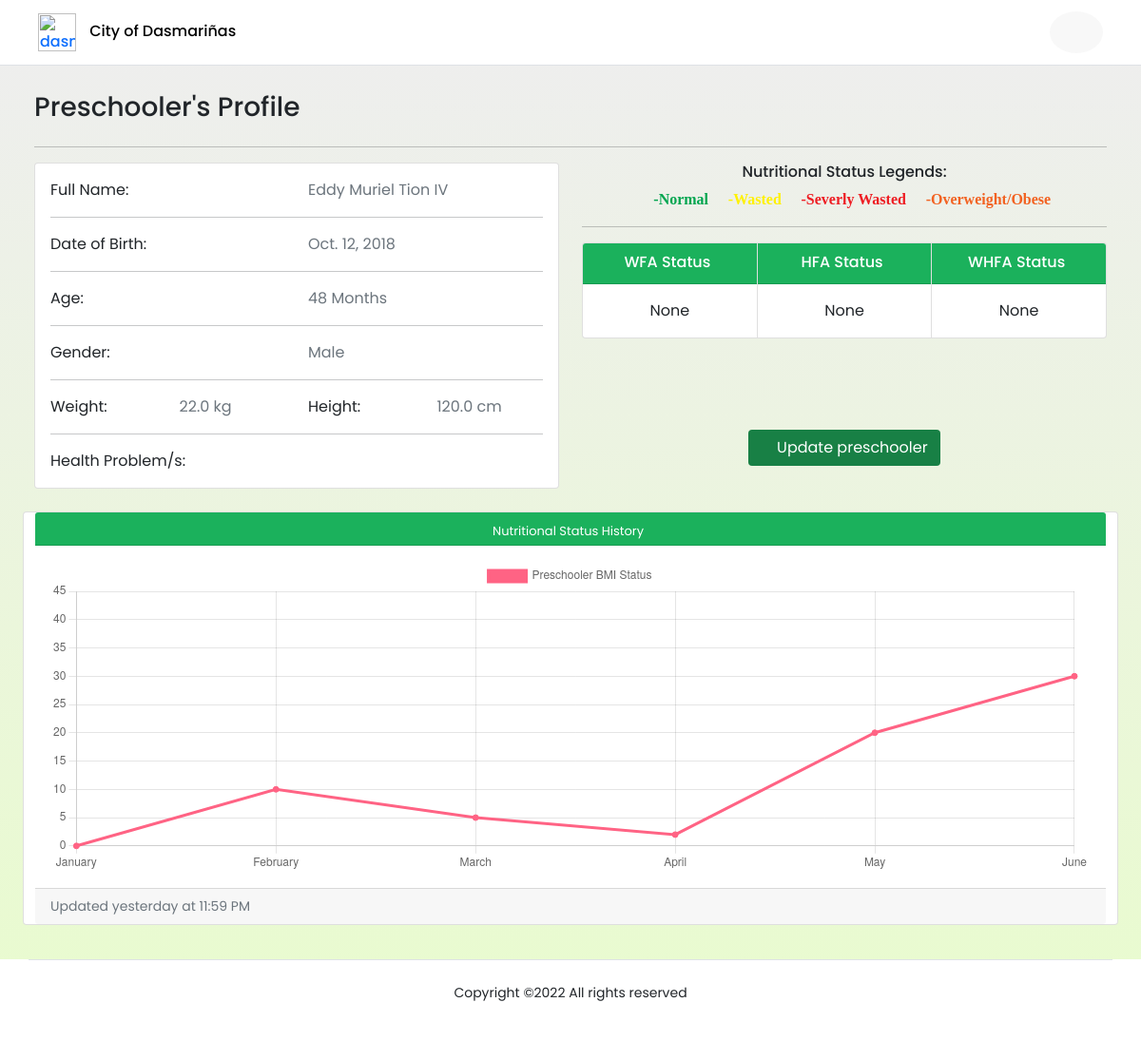
Before: /preschooler_profile/2/ with the older database file.
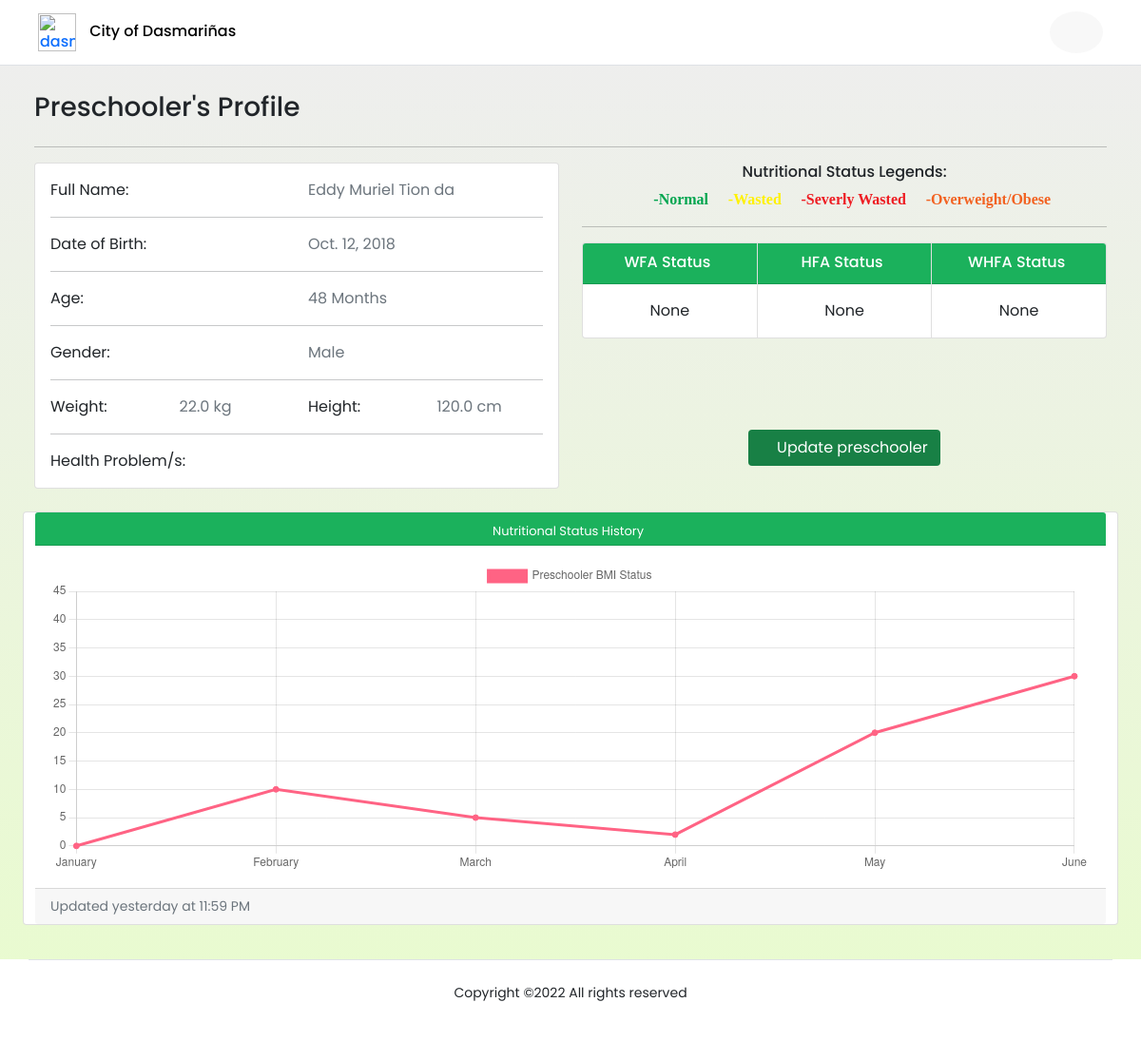
After: the same page with the newer database file.
### profilingApp/models.py (models this page shows, shortened)
class Preschooler(Model):
    GENDER = [('Male', 'Male'),
              ('Female', 'Female'),]
    parent = models.ForeignKey(Parent, on_delete=CASCADE)
    first_name = models.CharField(max_length=100)
    last_name = models.CharField(max_length=100)
    middle_name = models.CharField(max_length=100)
    suffix_name = models.CharField(max_length=100, null=True, blank=True)
    birthday = models.DateField(null=True, blank=True)
    height = models.FloatField(null=True, validators=[MinValueValidator(45.0), MaxValueValidator(120.0)])
    weight = models.FloatField(null=True, validators=[MinValueValidator(1.0), MaxValueValidator(28.0)])
    gender = models.CharField(max_length=100, choices=GENDER, null=True)
    date_measured = models.DateField(null=True, blank=True)
    def age_months(self):
        return int((date.today().year - self.birthday.year) * 12)
    def wfa(self):
        calculator = Calculator(adjust_height_data=False, adjust_weight_scores=False,
                       include_cdc=False, logger_name='pygrowup',
                       log_level='INFO')
        try:
            age_months = int((date.today().year - self.birthday.year) * 12)
            return float(calculator.wfa(self.weight, age_months, helpers.get_good_sex(str(self.gender))))
        except:
            pass
    def hfa(self):
        calculator = Calculator(adjust_height_data=False, adjust_weight_scores=False,
                       include_cdc=False, logger_name='pygrowup',
                       log_level='INFO')
        try:
            age_months = int((date.today().year - self.birthday.year) * 12)
            return float(calculator.lhfa(self.weight, age_months, helpers.get_good_sex(str(self.gender))))
        except:
            pass
    def whfa(self):
        calculator = Calculator(adjust_height_data=False, adjust_weight_scores=False,
                       include_cdc=False, logger_name='pygrowup',
                       log_level='INFO')
        try:
            age_months = int((date.today().year - self.birthday.year) * 12)
            return float(calculator.wfl(self.weight, age_months, helpers.get_good_sex(str(self.gender)), self.height))
        except:
            pass

### profilingApp/views.py (the view)
# urls.py: path('preschooler_profile/<str:pk>/', views.preschooler_profile, name='preschooler_profile'),
def preschooler_profile(request, pk):
    preschooler = Preschooler.objects.get(id=pk)
    form = UpdatePreschooler(instance=preschooler)
    if request.method == 'POST':
        form = UpdatePreschooler(request.POST, instance=preschooler)
        if form.is_valid():
            form.save()
            return redirect('preschooler_profile', preschooler.id)
    context = {'preschooler' : preschooler,
               'form' : form,}
    return render(request, 'activities/Preschooler Profile.html', context)

### profilingApp/templates/activities/Preschooler Profile.html (shortened to what the changed rows need)
{% extends 'activities/BHW Home.html' %}
{% load static %}
{% block dashboard %}
<div id="grid" class="container-fluid" style="margin-top: 60px;">
    <div class="container-grid">
        <div>
            <section>
                <div class="row">
                    <div class="col">
                        <div class="card">
                            <div class="card-body">
                                <div class="row">
                                    <div class="col-sm">
                                        <p class="text-muted mb-0">{{ preschooler.first_name }} {{ preschooler.middle_name }} {{ preschooler.last_name }} {{ preschooler.suffix_name }}</p>
                                    </div>
                                </div>
                                <div class="row">
                                    <div class="col-sm">
                                        <p class="text-muted mb-0">{{ preschooler.birthday }}</p>
                                    </div>
                                </div>
                                <div class="row">
                                    <div class="col-sm">
                                        <p class="text-muted mb-0">{{ preschooler.age_months }} Months</p>
                                    </div>
                                </div>
                                <div class="row">
                                    <div class="col-sm">
                                        <p class="text-muted mb-0">{{ preschooler.gender }}</p>
                                    </div>
                                </div>
                                <div class="row">
                                    {% if preschooler.weight is None%}
                                    <div class="col-sm">
                                        <p class="text-muted mb-0">{{ preschooler.weight }} </p>
                                    </div>
                                    {% else%}
                                    <div class="col-sm">
                                        <p class="text-muted mb-0">{{ preschooler.weight }} kg</p>
                                    </div>
                                    {% endif %}
                                    {% if preschooler.height is None%}
                                    <div class="col-sm">
                                        <p class="text-muted mb-0">{{ preschooler.height }}</p>
                                    </div>
                                    {% else %}
                                    <div class="col-sm">
                                        <p class="text-muted mb-0">{{ preschooler.height }} cm</p>
                                    </div>
                                    {% endif %}
                                </div>
                            </div>
                        </div>
                    </div>
                    <div class="col text-center h-50">
                        <div class="card-group">
                            <div class="card">
                                {% if preschooler.wfa is None%}
                                    <div class="card-body">
                                        <p class="card-text" >{{ preschooler.wfa }}</p>
                                    </div>
                                {% elif preschooler.wfa > 2.0 %}
                                    <div class="card-body">
                                        <p class="card-text" style="color: rgb(242, 98, 33);">{{ preschooler.wfa }}</p>
                                    </div>
                                {% elif preschooler.wfa >= -2.0 and preschooler.wfa <= 2.0 %}
                                    <div class="card-body">
                                        <p class="card-text" style="color: rgb(0, 165, 79);">{{ preschooler.wfa }}</p>
                                    </div>
                                {% elif preschooler.wfa >= -3.0 and preschooler.wfa <= -2.0 %}
                                    <div class="card-body">
                                        <p class="card-text" style="color: rgb(255, 241, 2);">{{ preschooler.wfa }}</p>
                                    </div>
                                {% else %}
                                    <div class="card-body">
                                        <p class="card-text" style="color: rgb(242, 98, 33);">{{ preschooler.wfa }}</p>
                                    </div>
                                {% endif %}
                            </div>
                            <div class="card">
                                {% if preschooler.hfa is None %}
                                    <div class="card-body">
                                        <p class="card-text">{{ preschooler.hfa }}</p>
                                    </div>
                                {% elif preschooler.hfa > 2.0 %}
                                    <div class="card-body">
                                        <p class="card-text" style="color: rgb(242, 98, 33);">{{ preschooler.hfa }}</p>
                                    </div>
                                {% elif preschooler.hfa >= -2.0 and preschooler.hfa <= 2.0 %}
                                    <div class="card-body">
                                        <p class="card-text" style="color: rgb(0, 165, 79);">{{ preschooler.hfa }}</p>
                                    </div>
                                {% elif preschooler.hfa >= -3.0 and preschooler.hfa <= -2.0 %}
                                    <div class="card-body">
                                        <p class="card-text" style="color: rgb(255, 241, 2);">{{ preschooler.hfa }}</p>
                                    </div>
                                {% else %}
                                    <div class="card-body">
                                        <p class="card-text" style="color: rgb(242, 98, 33);">{{ preschooler.hfa }}</p>
                                    </div>
                                {% endif %}
                            </div>
                            <div class="card">
                                {% if preschooler.whfa is None %}
                                    <div class="card-body">
                                        <p class="card-text" >{{ preschooler.whfa }}</p>
                                    </div>
                                {% elif preschooler.whfa > 2.0 %}
                                    <div class="card-body">
                                        <p class="card-text" style="color: rgb(242, 98, 33);">{{ preschooler.whfa }}</p>
                                    </div>
                                {% elif preschooler.whfa >= -2.0 and preschooler.whfa <= 2.0 %}
                                    <div class="card-body">
                                        <p class="card-text" style="color: rgb(0, 165, 79);">{{ preschooler.whfa }}</p>
                                    </div>
                                {% elif preschooler.whfa >= -3.0 and preschooler.whfa <= -2.0 %}
                                    <div class="card-body">
                                        <p class="card-text" style="color: rgb(255, 241, 2);">{{ preschooler.whfa }}</p>
                                    </div>
                                {% else %}
                                    <div class="card-body">
                                        <p class="card-text" style="color: rgb(242, 98, 33);">{{ preschooler.whfa }}</p>
                                    </div>
                                {% endif %}
                                </div>
                            </div>
                            <br>
                            <br>
                            <br>
                            <br>
                        </div>
                    </div>
                </div>
                <br>
        </div>
    </div>
<script>
  const myChart = new Chart(
    document.getElementById('myChart'),
    config
  );
</script>
{% endblock %}

Changed rows visible on the page:
changed Preschooler "Eddy": suffix_name "IV" → "da"
